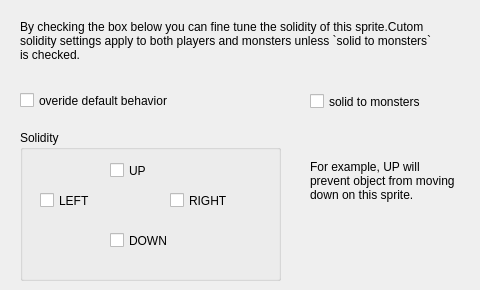
   <widget class="QWidget" name="tab_9">
    <attribute name="title">
     <string>Solidity</string>
    </attribute>
    <widget class="QCheckBox" name="cOverideSolid">
     <property name="geometry">
      <rect>
       <x>20</x>
       <y>90</y>
       <width>211</width>
       <height>21</height>
      </rect>
     </property>
     <property name="text">
      <string>overide default behavior</string>
     </property>
    </widget>
    <widget class="QGroupBox" name="gSolid">
     <property name="geometry">
      <rect>
       <x>20</x>
       <y>130</y>
       <width>261</width>
       <height>151</height>
      </rect>
     </property>
     <property name="title">
      <string>Solidity</string>
     </property>
     <widget class="QCheckBox" name="cSolidUP">
      <property name="geometry">
       <rect>
        <x>90</x>
        <y>30</y>
        <width>81</width>
        <height>21</height>
       </rect>
      </property>
      <property name="text">
       <string>UP</string>
      </property>
     </widget>
     <widget class="QCheckBox" name="cSolidLEFT">
      <property name="geometry">
       <rect>
        <x>20</x>
        <y>60</y>
        <width>81</width>
        <height>21</height>
       </rect>
      </property>
      <property name="text">
       <string>LEFT</string>
      </property>
     </widget>
     <widget class="QCheckBox" name="cSolidRIGHT">
      <property name="geometry">
       <rect>
        <x>150</x>
        <y>60</y>
        <width>81</width>
        <height>21</height>
       </rect>
      </property>
      <property name="text">
       <string>RIGHT</string>
      </property>
     </widget>
     <widget class="QCheckBox" name="cSolidDOWN">
      <property name="geometry">
       <rect>
        <x>90</x>
        <y>100</y>
        <width>81</width>
        <height>21</height>
       </rect>
      </property>
      <property name="text">
       <string>DOWN</string>
      </property>
     </widget>
    </widget>
    <widget class="QCheckBox" name="cSolid">
     <property name="geometry">
      <rect>
       <x>310</x>
       <y>90</y>
       <width>161</width>
       <height>23</height>
      </rect>
     </property>
     <property name="text">
      <string>solid to monsters</string>
     </property>
    </widget>
    <widget class="QLabel" name="label_29">
     <property name="geometry">
      <rect>
       <x>20</x>
       <y>20</y>
       <width>421</width>
       <height>61</height>
      </rect>
     </property>
     <property name="text">
      <string>By checking the box below you can fine tune the solidity of this sprite.Cutom solidity settings apply to both players and monsters unless `solid to monsters` is checked. </string>
     </property>
     <property name="alignment">
      <set>Qt::AlignLeading|Qt::AlignLeft|Qt::AlignTop</set>
     </property>
     <property name="wordWrap">
      <bool>true</bool>
     </property>
    </widget>
    <widget class="QLabel" name="label_30">
     <property name="geometry">
      <rect>
       <x>310</x>
       <y>160</y>
       <width>151</width>
       <height>101</height>
      </rect>
     </property>
     <property name="text">
      <string>For example, UP will prevent object from moving down on this sprite.</string>
     </property>
     <property name="alignment">
      <set>Qt::AlignLeading|Qt::AlignLeft|Qt::AlignTop</set>
     </property>
     <property name="wordWrap">
      <bool>true</bool>
     </property>
    </widget>
   </widget>
